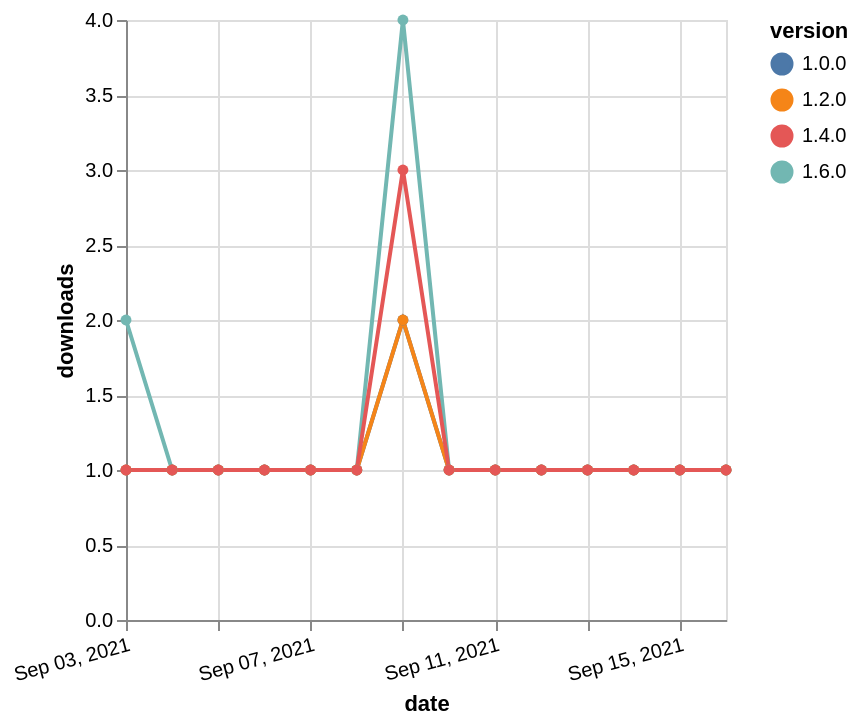

Write a Vega-Lite specification for this figure.
### Vega-Lite specification from a JSON file in a GitHub repository (floating-point values rounded to 4 significant figures)
{"$schema": "https://vega.github.io/schema/vega-lite/v5.json", "description": "A simple bar chart with embedded data.", "data": {"values": [{"date": "2021-09-03", "total": 126, "delta": 2, "version": "1.6.0"}, {"date": "2021-09-04", "total": 127, "delta": 1, "version": "1.6.0"}, {"date": "2021-09-05", "total": 128, "delta": 1, "version": "1.6.0"}, {"date": "2021-09-06", "total": 129, "delta": 1, "version": "1.6.0"}, {"date": "2021-09-07", "total": 130, "delta": 1, "version": "1.6.0"}, {"date": "2021-09-08", "total": 131, "delta": 1, "version": "1.6.0"}, {"date": "2021-09-09", "total": 135, "delta": 4, "version": "1.6.0"}, {"date": "2021-09-10", "total": 136, "delta": 1, "version": "1.6.0"}, {"date": "2021-09-11", "total": 137, "delta": 1, "version": "1.6.0"}, {"date": "2021-09-12", "total": 138, "delta": 1, "version": "1.6.0"}, {"date": "2021-09-13", "total": 139, "delta": 1, "version": "1.6.0"}, {"date": "2021-09-14", "total": 140, "delta": 1, "version": "1.6.0"}, {"date": "2021-09-15", "total": 141, "delta": 1, "version": "1.6.0"}, {"date": "2021-09-16", "total": 142, "delta": 1, "version": "1.6.0"}, {"date": "2021-09-03", "total": 199, "delta": 1, "version": "1.0.0"}, {"date": "2021-09-04", "total": 200, "delta": 1, "version": "1.0.0"}, {"date": "2021-09-05", "total": 201, "delta": 1, "version": "1.0.0"}, {"date": "2021-09-06", "total": 202, "delta": 1, "version": "1.0.0"}, {"date": "2021-09-07", "total": 203, "delta": 1, "version": "1.0.0"}, {"date": "2021-09-08", "total": 204, "delta": 1, "version": "1.0.0"}, {"date": "2021-09-09", "total": 206, "delta": 2, "version": "1.0.0"}, {"date": "2021-09-10", "total": 207, "delta": 1, "version": "1.0.0"}, {"date": "2021-09-11", "total": 208, "delta": 1, "version": "1.0.0"}, {"date": "2021-09-12", "total": 209, "delta": 1, "version": "1.0.0"}, {"date": "2021-09-13", "total": 210, "delta": 1, "version": "1.0.0"}, {"date": "2021-09-14", "total": 211, "delta": 1, "version": "1.0.0"}, {"date": "2021-09-15", "total": 212, "delta": 1, "version": "1.0.0"}, {"date": "2021-09-16", "total": 213, "delta": 1, "version": "1.0.0"}, {"date": "2021-09-03", "total": 170, "delta": 1, "version": "1.2.0"}, {"date": "2021-09-04", "total": 171, "delta": 1, "version": "1.2.0"}, {"date": "2021-09-05", "total": 172, "delta": 1, "version": "1.2.0"}, {"date": "2021-09-06", "total": 173, "delta": 1, "version": "1.2.0"}, {"date": "2021-09-07", "total": 174, "delta": 1, "version": "1.2.0"}, {"date": "2021-09-08", "total": 175, "delta": 1, "version": "1.2.0"}, {"date": "2021-09-09", "total": 177, "delta": 2, "version": "1.2.0"}, {"date": "2021-09-10", "total": 178, "delta": 1, "version": "1.2.0"}, {"date": "2021-09-11", "total": 179, "delta": 1, "version": "1.2.0"}, {"date": "2021-09-12", "total": 180, "delta": 1, "version": "1.2.0"}, {"date": "2021-09-13", "total": 181, "delta": 1, "version": "1.2.0"}, {"date": "2021-09-14", "total": 182, "delta": 1, "version": "1.2.0"}, {"date": "2021-09-15", "total": 183, "delta": 1, "version": "1.2.0"}, {"date": "2021-09-16", "total": 184, "delta": 1, "version": "1.2.0"}, {"date": "2021-09-03", "total": 200, "delta": 1, "version": "1.4.0"}, {"date": "2021-09-04", "total": 201, "delta": 1, "version": "1.4.0"}, {"date": "2021-09-05", "total": 202, "delta": 1, "version": "1.4.0"}, {"date": "2021-09-06", "total": 203, "delta": 1, "version": "1.4.0"}, {"date": "2021-09-07", "total": 204, "delta": 1, "version": "1.4.0"}, {"date": "2021-09-08", "total": 205, "delta": 1, "version": "1.4.0"}, {"date": "2021-09-09", "total": 208, "delta": 3, "version": "1.4.0"}, {"date": "2021-09-10", "total": 209, "delta": 1, "version": "1.4.0"}, {"date": "2021-09-11", "total": 210, "delta": 1, "version": "1.4.0"}, {"date": "2021-09-12", "total": 211, "delta": 1, "version": "1.4.0"}, {"date": "2021-09-13", "total": 212, "delta": 1, "version": "1.4.0"}, {"date": "2021-09-14", "total": 213, "delta": 1, "version": "1.4.0"}, {"date": "2021-09-15", "total": 214, "delta": 1, "version": "1.4.0"}, {"date": "2021-09-16", "total": 215, "delta": 1, "version": "1.4.0"}]}, "width": "container", "mark": {"type": "line", "point": {"filled": true}}, "encoding": {"x": {"field": "date", "type": "temporal", "timeUnit": "yearmonthdate", "title": "date", "axis": {"labelAngle": -15}}, "y": {"field": "delta", "type": "quantitative", "title": "downloads"}, "color": {"field": "version", "type": "nominal"}, "tooltip": {"field": "delta"}}}
